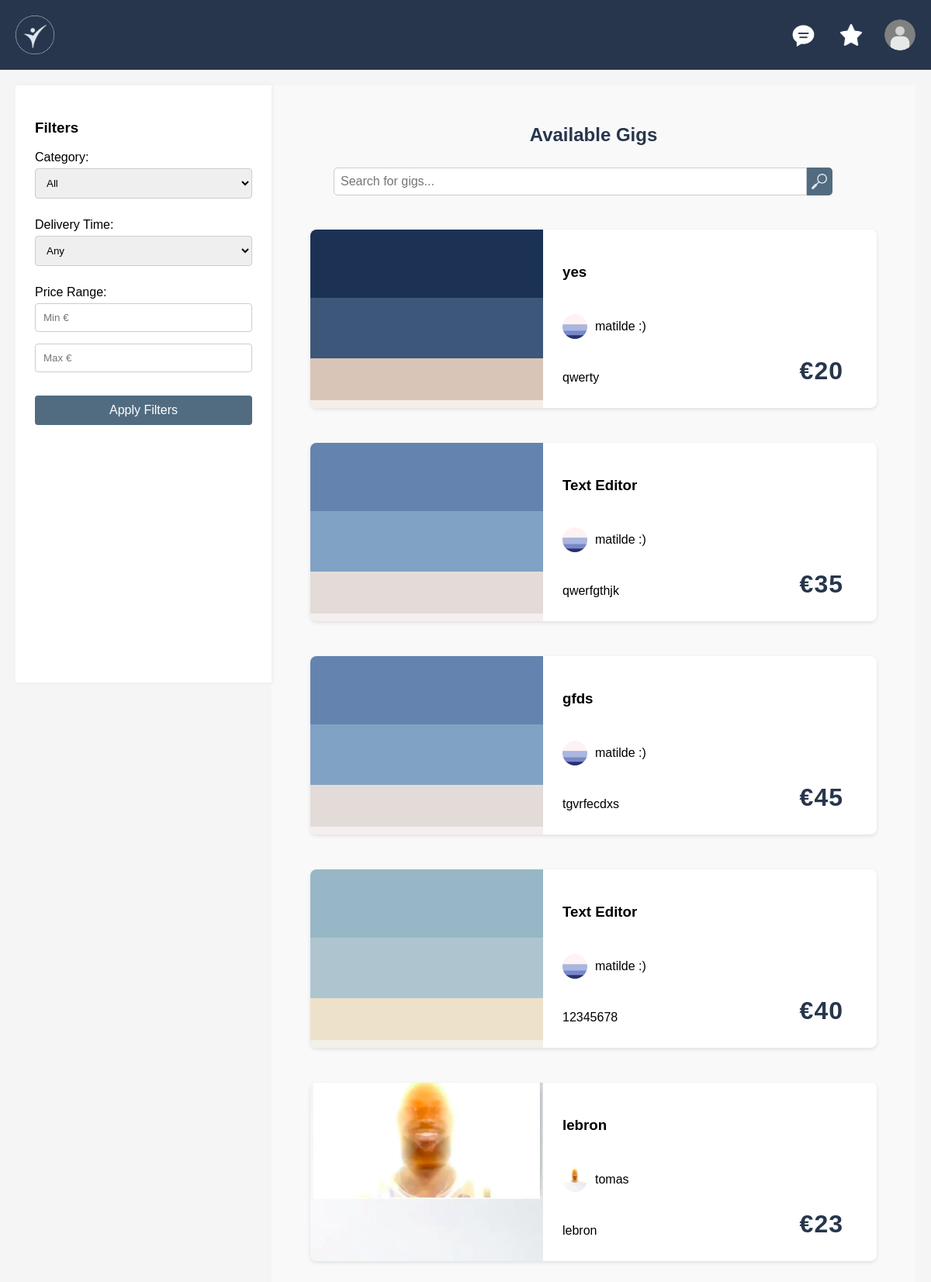
/pages/gigs.php, run on the app's committed database.
### tables this page shows
CREATE TABLE services (
    id INTEGER PRIMARY KEY AUTOINCREMENT,
    taskname VARCHAR NOT NULL,
    pricing INTEGER NOT NULL,
    delivery_time VARCHAR REFERENCES delivery_time,
    description VARCHAR,
    rating INTEGER,
    Nrating INTEGER,
    category VARCHAR REFERENCES categories,
    user VARCHAR REFERENCES users ON DELETE CASCADE,
    image TEXT
);

### database/service_db.php (called while the page is built, shortened)
<?php
class Service {
    public static function search($search, $category, $delivery_time, $min_price, $max_price): array{
        $db = Database::getInstance();
        $where = [];
        $params = [];
        $whereSQL = $where ? 'WHERE ' . implode(' AND ', $where) : '';
        $stmt = $db->prepare("
            SELECT s.*, u.profile_photo as seller_photo, u.name as seller_name,
                COALESCE(s.taskname, s.description) as task_title,
                (SELECT COUNT(*) FROM transactions WHERE service_id = s.id) as order_count,
                s.image as all_images
            FROM services s
            JOIN users u ON s.user = u.username
            $whereSQL
            ORDER BY s.id DESC
        ");
        $stmt->execute($params);
        return $stmt->fetchAll();
    }
}
?>

### pages/gig_card.php (the view, shortened to what this page needs)
<?php
function renderGigCard($service, $showSettings = false) {
    $images = [];
    if (!empty($service['all_images'])) {
        $imageList = explode(',', $service['all_images']);
        foreach ($imageList as $image) {
            $image = trim($image);
            if (!empty($image) && file_exists(__DIR__ . '/../docs/' . $image)) {
                $images[] = $image;
            }
        }
    }
    ?>
    <div class="gig-card" data-gig-id="<?= $service['id'] ?>">
        <div class="gig-image-container">
            <?php foreach ($images as $index => $image): ?>
                <img src="../docs/<?= htmlspecialchars($image) ?>"
                        alt="<?= htmlspecialchars($service['task_title']) ?>"
                        class="gig-image <?= $index === 0 ? 'active' : '' ?>"
                        data-index="<?= $index ?>">
            <?php endforeach; ?>
        </div>
        <div class="gig-details">
            <h3><?= htmlspecialchars($service['task_title']) ?></h3>
            <div class="gig-seller">
                <a href="user.php?user=<?= urlencode($service['user']) ?>" style="display: flex; align-items: center; text-decoration: none; color: inherit;">
                    <img src="<?= !empty($service['seller_photo']) ? '../docs/' . htmlspecialchars($service['seller_photo']) : '../docs/user_icon.png' ?>"
                         alt="<?= htmlspecialchars($service['seller_name']) ?>"
                         class="seller-avatar">
                    <span><?= htmlspecialchars($service['seller_name']) ?></span>
                </a>
            </div>
            <p class="gig-description"><?= htmlspecialchars($service['description']) ?></p>
            <span class="gig-price">€<?= htmlspecialchars($service['pricing']) ?></span>
        </div>
    </div>
    <?php
}
?>

### pages/gigs.php (shortened to what this page needs)
<?php
    require_once(__DIR__ . '/../database/service_db.php');
    require_once(__DIR__ . '/gig_card.php');
    $search = $_GET['search'] ?? '';
    $category = $_GET['category'] ?? '';
    $delivery_time = $_GET['delivery_time'] ?? '';
    $min_price = $_GET['min_price'] ?? '';
    $max_price = $_GET['max_price'] ?? '';
    $services = Service::search($search, $category, $delivery_time, $min_price, $max_price);
?>
<!DOCTYPE html>
<html lang="en">
    <head>
        <link rel="stylesheet" href="css/style.css">
        <link rel="stylesheet" href="css/gigs.css">
        <link rel="stylesheet" href="css/gig_card.css">
    </head>
    <body>
        <?php include_once(__DIR__ . '/../components/header.php'); ?>
        <main class="main-layout">
            <aside class="filters">
                <h3>Filters</h3>
                <form method="get" action="gigs.php">
                    <label>Category:
                        <select name="category">
                            <option value="">All</option>
                        </select>
                    </label>
                    <label>Delivery Time:
                        <select name="delivery_time">
                            <option value="">Any</option>
                        </select>
                    </label>
                    <label>Price Range:
                        <input type="number" placeholder="Min €" name="min_price" value="<?= htmlspecialchars($_GET['min_price'] ?? '') ?>" />
                        <input type="number" placeholder="Max €" name="max_price" value="<?= htmlspecialchars($_GET['max_price'] ?? '') ?>" />
                    </label>
                    <button class="apply-filters" type="submit">Apply Filters</button>
                </form>
            </aside>
            <section class="content-area">
                <h1 class="page-title">Available Gigs</h1>
                <div class ="search-container">
                    <form action="gigs.php" method="get" style="display: flex; width: 100%;">
                        <input type="text" placeholder="Search for gigs..." class="search-input" name="search" value="<?= htmlspecialchars($search) ?>">
                        <button class="search-button" type="submit">
                            <img src="../docs/loupe.png" alt="Search" class="search-icon">
                        </button>
                    </form>
                </div>
                <div class="gigs-container" id="gigsContainer">
                    <?php
                    if (!empty($services)) {
                        foreach ($services as $service) {
                            renderGigCard($service, false);
                        }
                    } else {
                        echo '<p>No gigs found.</p>';
                    }
                    ?>
                </div>
            </section>
    </main>
    </body>
</html>

### pages/css/style.css (style rules this page uses)
body { font-family: Arial, sans-serif; background-color: #f5f5f5; margin: 0; padding: 0; }
input, button, select { width: 100%; padding: 10px; margin: 8px 0; border: 1px solid #ccc; border-radius: 4px; }
button { background-color: #516c81; color: white; border: none; }
.search-button { background-color: #516c81; border: none; padding: 0.5em; border-radius: 0 5px 5px 0; cursor: pointer; }
.search-icon { height: 20px; width: 20px; }
main { padding: 20px; }
.page-title { color: #27364c; margin-bottom: 20px; text-align: center; }

### pages/css/gigs.css (style rules this page uses)
.main-layout { display: flex; min-height: calc(100vh - 80px); }
.filters { width: 280px; background: white; padding: 25px; position: sticky; top: 80px; height: calc(100vh - 80px); overflow-y: auto; box-shadow: 2px 0 5px rgba(0,0,0,0.05); }
.filters label { display: block; margin-bottom: 15px; }
.filters input[type="number"], .filters select, .apply-filters { width: 100%; padding: 10px; margin-top: 5px; margin-bottom: 10px; border: 1px solid #ccc; border-radius: 4px; box-sizing: border-box; }
.apply-filters { background-color: #516c81; color: white; border: none; cursor: pointer; font-size: 1rem; text-align: center; }
.content-area { flex: 1; padding: 30px; background-color: #f9f9f9; }
.search-container { display: flex; justify-content: flex-start; align-items: center; width: 90%; }
.search-input { padding: 0.5em; font-size: 1rem; border: 1px solid #ccc; border-radius: 5px 0 0 5px; outline: none; margin-left: 50px; }
.search-button { background-color: #516c81; border: none; padding: 0.5em; width: auto; border-radius: 0 5px 5px 0; cursor: pointer; flex-shrink: 0; }
.search-icon { height: 20px; width: 20px; }

### pages/css/gig_card.css (style rules this page uses)
.gigs-container { display: flex; flex-direction: column; gap: 25px; padding: 20px; }
.gig-card { display: flex; flex-direction: row; background-color: white; border-radius: 8px; overflow: hidden; height: 230px; box-shadow: 0 2px 5px rgba(0,0,0,0.1); transition: transform 0.2s ease; position: relative; cursor: pointer; margin-bottom: 20px; }
.gig-image-container { width: 300px; height: 230px; overflow: hidden; flex-shrink: 0; position: relative; }
.gig-image { width: 100%; height: 100%; object-fit: cover; position: absolute; top: 0; left: 0; opacity: 0; transition: opacity 0.3s ease; pointer-events: none; }
.gig-image.active { opacity: 1; pointer-events: auto; }
.gig-details { position: relative; padding: 25px; flex: 1; display: flex; flex-direction: column; justify-content: space-between; gap: 15px; }
.gig-price { position: absolute; right: 25px; bottom: 25px; font-size: 2em; font-weight: bold; color: #27364c; letter-spacing: 1px; background: rgba(255,255,255,0.85); padding: 4px 18px; border-radius: 12px; z-index: 2; }
.gig-seller { display: flex; align-items: center; margin: 10px 0; }
.seller-avatar { width: 32px; height: 32px; border-radius: 50%; margin-right: 10px; object-fit: cover; }
.gig-actions, .carousel-btn, .dot, .gig-seller a { pointer-events: auto; }

### data on the page
services: task_title "yes", seller_name "matilde :)", description "qwerty", pricing "20"
services: task_title "Text Editor", seller_name "matilde :)", description "qwerfgthjk", pricing "35"
services: task_title "gfds", seller_name "matilde :)", description "tgvrfecdxs", pricing "45"
services: task_title "Text Editor", seller_name "matilde :)", description "12345678", pricing "40"
services: task_title "lebron", shows a picture, seller_name "tomas", description "lebron", pricing "23"
